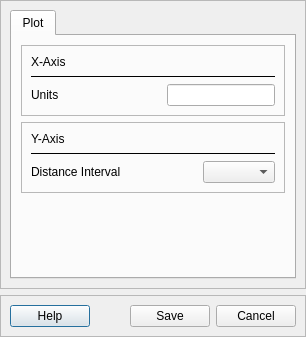
<?xml version="1.0" encoding="UTF-8"?>
<ui version="4.0">
 <class>Dialog</class>
 <widget class="QDialog" name="Dialog">
  <property name="geometry">
   <rect>
    <x>0</x>
    <y>0</y>
    <width>306</width>
    <height>337</height>
   </rect>
  </property>
  <property name="windowTitle">
   <string>Dialog</string>
  </property>
  <layout class="QVBoxLayout" name="verticalLayout_7">
   <property name="leftMargin">
    <number>0</number>
   </property>
   <property name="topMargin">
    <number>0</number>
   </property>
   <property name="rightMargin">
    <number>0</number>
   </property>
   <property name="bottomMargin">
    <number>0</number>
   </property>
   <item>
    <widget class="QFrame" name="frame">
     <property name="frameShape">
      <enum>QFrame::StyledPanel</enum>
     </property>
     <property name="frameShadow">
      <enum>QFrame::Raised</enum>
     </property>
     <layout class="QHBoxLayout" name="horizontalLayout_4">
      <item>
       <widget class="QTabWidget" name="tab_widget">
        <property name="currentIndex">
         <number>0</number>
        </property>
        <widget class="QWidget" name="tab">
         <attribute name="title">
          <string>Plot</string>
         </attribute>
         <layout class="QVBoxLayout" name="verticalLayout_6">
          <property name="leftMargin">
           <number>9</number>
          </property>
          <item>
           <widget class="QFrame" name="frame_x_axis">
            <property name="frameShape">
             <enum>QFrame::StyledPanel</enum>
            </property>
            <property name="frameShadow">
             <enum>QFrame::Raised</enum>
            </property>
            <layout class="QVBoxLayout" name="verticalLayout_3">
             <item>
              <layout class="QVBoxLayout" name="verticalLayout_2">
               <item>
                <widget class="QLabel" name="label">
                 <property name="text">
                  <string>X-Axis</string>
                 </property>
                </widget>
               </item>
               <item>
                <widget class="Line" name="line_x_axis">
                 <property name="frameShadow">
                  <enum>QFrame::Plain</enum>
                 </property>
                 <property name="orientation">
                  <enum>Qt::Horizontal</enum>
                 </property>
                </widget>
               </item>
               <item>
                <layout class="QHBoxLayout" name="horizontalLayout_2">
                 <item>
                  <widget class="QLabel" name="label_4">
                   <property name="text">
                    <string>Units</string>
                   </property>
                  </widget>
                 </item>
                 <item>
                  <spacer name="horizontalSpacer">
                   <property name="orientation">
                    <enum>Qt::Horizontal</enum>
                   </property>
                   <property name="sizeHint" stdset="0">
                    <size>
                     <width>40</width>
                     <height>20</height>
                    </size>
                   </property>
                  </spacer>
                 </item>
                 <item>
                  <widget class="QLineEdit" name="le_units_x_axis"/>
                 </item>
                </layout>
               </item>
              </layout>
             </item>
            </layout>
           </widget>
          </item>
          <item>
           <widget class="QFrame" name="frame_y_axis">
            <property name="frameShape">
             <enum>QFrame::StyledPanel</enum>
            </property>
            <property name="frameShadow">
             <enum>QFrame::Raised</enum>
            </property>
            <layout class="QVBoxLayout" name="verticalLayout_5">
             <item>
              <layout class="QVBoxLayout" name="verticalLayout_4">
               <item>
                <widget class="QLabel" name="label_2">
                 <property name="text">
                  <string>Y-Axis</string>
                 </property>
                </widget>
               </item>
               <item>
                <widget class="Line" name="line_y_axis">
                 <property name="contextMenuPolicy">
                  <enum>Qt::DefaultContextMenu</enum>
                 </property>
                 <property name="frameShadow">
                  <enum>QFrame::Plain</enum>
                 </property>
                 <property name="orientation">
                  <enum>Qt::Horizontal</enum>
                 </property>
                </widget>
               </item>
               <item>
                <layout class="QHBoxLayout" name="horizontalLayout">
                 <item>
                  <widget class="QLabel" name="label_3">
                   <property name="text">
                    <string>Distance Interval</string>
                   </property>
                  </widget>
                 </item>
                 <item>
                  <spacer name="horizontalSpacer_2">
                   <property name="orientation">
                    <enum>Qt::Horizontal</enum>
                   </property>
                   <property name="sizeHint" stdset="0">
                    <size>
                     <width>40</width>
                     <height>20</height>
                    </size>
                   </property>
                  </spacer>
                 </item>
                 <item>
                  <widget class="QComboBox" name="cb_distance_interval"/>
                 </item>
                </layout>
               </item>
              </layout>
             </item>
            </layout>
           </widget>
          </item>
          <item>
           <spacer name="verticalSpacer">
            <property name="orientation">
             <enum>Qt::Vertical</enum>
            </property>
            <property name="sizeHint" stdset="0">
             <size>
              <width>20</width>
              <height>40</height>
             </size>
            </property>
           </spacer>
          </item>
         </layout>
        </widget>
       </widget>
      </item>
     </layout>
    </widget>
   </item>
   <item>
    <widget class="QFrame" name="frame_bottom">
     <property name="frameShape">
      <enum>QFrame::StyledPanel</enum>
     </property>
     <property name="frameShadow">
      <enum>QFrame::Raised</enum>
     </property>
     <layout class="QVBoxLayout" name="verticalLayout">
      <item>
       <layout class="QHBoxLayout" name="horizontalLayout_3">
        <item>
         <widget class="QPushButton" name="btn_help">
          <property name="text">
           <string>Help</string>
          </property>
         </widget>
        </item>
        <item>
         <spacer name="horizontalSpacer_3">
          <property name="orientation">
           <enum>Qt::Horizontal</enum>
          </property>
          <property name="sizeHint" stdset="0">
           <size>
            <width>40</width>
            <height>20</height>
           </size>
          </property>
         </spacer>
        </item>
        <item>
         <widget class="QPushButton" name="btn_save">
          <property name="text">
           <string>Save</string>
          </property>
         </widget>
        </item>
        <item>
         <widget class="QPushButton" name="btn_cancel">
          <property name="text">
           <string>Cancel</string>
          </property>
         </widget>
        </item>
       </layout>
      </item>
     </layout>
    </widget>
   </item>
  </layout>
 </widget>
 <resources/>
 <connections/>
</ui>
